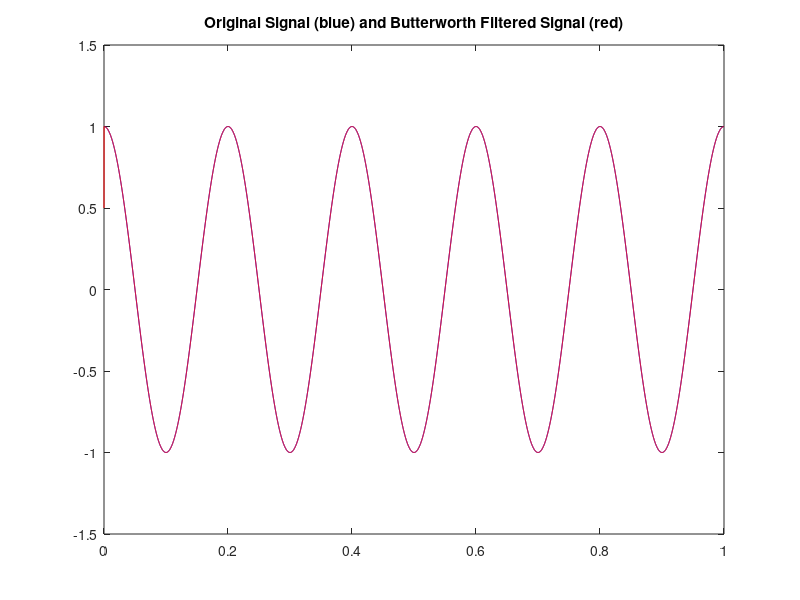

Reproduce this figure in MATLAB. (Note: this script raises an error after producing the figure.)
% Jeff Arata
% 12/28/17
%
% This script looks at the effects of filter order on the phase, group
% delay/time delay, and phase delay of a signal, using a Butterworth
% lowpass filter.


% Notes on IIR filters:
%
% phase response = angle(H); H is complex frequency response
% group delay in samples = -d(phase)/d(w); w is angular frequency
% group delay in words: negative derivative of phase shift
% phase delay = -phase ./ w = -phase ./ (2*pi*f)
% phase delay in words: negative phase shift divided by angular frequency

clear;
clc;


%% Simulation of the effects of the Butterworth Lowpass Filter 

% Here we look at the effects of filtering a signal with a successively
% increasing filter order. We'll plot the original signal and the filtered
% signal on the same plot. We'll choose a lowpass filter with a cutoff
% frequency above those in the signal so that we can see the effects on the
% waveform.

fs = 10000;             % picking a sampling frequency
f = 5;                  % pick a frequency for our signal
t = 0:1/fs:1-1/fs;      % plot over a 1 second interval
x = cos( 2*pi*f*t );    % our signal

IIR_max_order = 60;
cutoff = (fs/4);                 % choose filter cutoff frequency <= fs/2
N = 2048;                        % number of data points wanted
cutoff_idx = round((cutoff/(fs/2))*N + 1);

% initialize
idx_check = round(linspace(1,cutoff_idx,5));
delay_check_matrix = zeros(IIR_max_order,length(idx_check));
phase_check_matrix = zeros(IIR_max_order,length(idx_check));


%% Butterworth Filters

for ii = 1:IIR_max_order
    
    [b,a] = butter(ii, cutoff/(fs/2) ); % Filter coefficients
    y = filter(b,a,x);                  % signal output
    % 1) Signal and Filtered Output
    figure(1)
    plot(t,x,'b', t,y,'r')              % plot input and output of filter
    axis([0 t(end)+1/fs -1.5 1.5])
    title('Original Signal (blue) and Butterworth Filtered Signal (red)')    
    
    % 2) Frequency Response
    figure(2)
    [H,W] = freq_response(b, a, N, fs); % W is true frequency, Hz
    subplot(2,1,1)
    title(['Frequency Response Butterworth Order: ', num2str(ii)])
    subplot(2,1,2)
    axis([0 fs/2 -40 0])
                  
    % Returns group delay in samples and W in Hs
    [D, D_W] = group_delay(b, a, N, fs);
    D = D/fs;   % Group delay in seconds
    % Phase response of the filter
    phase = angle(H);
    phase = unwrap(phase); 
        
    % 3.1) Group Delay in Seconds 
    figure(3)
    subplot(3,1,1)
    plot(D_W, D)
    ylabel('Group Delay, sec')
    title('Group Delay vs. Frequency - Butterworth')
    axis([0 fs/2 0 0.015])
    
    % 3.2) Group Delay in Samples
    sample_delay = D / (1/fs);  % Number of samples delayed per freq.
    figure(3)
    subplot(3,1,2)
    plot(D_W, sample_delay)
    ylabel('# of Samples Delay')
    title('Samples Delayed vs. Frequency - Butterworth')
    axis([0 fs/2 0 150])
    
    % 3.3) Phase Delay in Seconds
    phase_delay = -phase ./ (W*2*pi);   % time delay of phase
    figure(3)                           % multiple by 2*pi for angular frequency
    subplot(3,1,3)
    plot(W, phase_delay)
    xlabel('Frequency, Hz')
    ylabel('Phase Delay, sec')
    title('Phase Delay vs. Frequency - Butterworth')
    axis([0 fs/2 0 0.005])
        
    % For plotting the delay of a few frequencies vs. filter order
    delay_check_matrix(ii,:) = D(idx_check);
    % For plotting the phase shift of a few frequencies vs. filter order
    phase_check_matrix(ii,:) = phase(idx_check);
    
end


% 4.1) Plot delay of certain frequencies vs filter order
figure(4)
subplot(2,1,1)
plot(delay_check_matrix)
title(['Delay in Secs vs. Butterworth Order of ', num2str(length(idx_check)), ' Different Frequencies'])
xlabel('Filter Order')
ylabel('Delay in Seconds')
freq_legend = W(idx_check);
legend(num2str(freq_legend', '%5.0f\n'), 'Location', 'NorthWest')
legend BOXOFF

% 4.2) Plot the change in delay of certain frequencies vs filter order
diff_delay_check_matrix = diff(delay_check_matrix);
figure(4)
subplot(2,1,2)
plot(diff_delay_check_matrix)
title(['Diff of Delay in Secs at ', num2str(length(idx_check)), ' Frequencies vs. Butterworth Order'])
xlabel('Filter Order')
ylabel('Difference of Delay in Seconds')

% Note on Group Delay:
% 
% From these plots, we see that the difference in delay time for
% frequencies in the passband of the Butterworth filter approach different
% constant values with increasing filter order. After an order of 5-10, 
% the group delay seems very close to linear for frequencies in the 
% passband Still, the group delay is not linear overall, as expected for an
% IIR. Finally, the cutoff frequency approaches the highest value for the difference 
%in delay with increasing filter order.


% 5.1) Plot the phase shift vs filter order of certain frequencies
figure(5)
subplot(2,1,1)
plot(phase_check_matrix/pi)
title(['Phase Shift (pi radians) vs. Butterworth Order of ', num2str(length(idx_check)), ' Different Frequencies'])
xlabel('Filter Order')
ylabel('Phase Shift (pi radians)')
freq_legend = W(idx_check);
legend(num2str(freq_legend', '%5.0f\n'), 'Location', 'NorthWest')
legend BOXOFF

% 5.2) Plot the change in phase shift of certain frequencies vs filter order
diff_phase_check_matrix = diff(phase_check_matrix);
figure(5)
subplot(2,1,2)
plot(diff_phase_check_matrix/pi)
title(['Diff of Phase Shift (pi radians) at ', num2str(length(idx_check)), ' Frequencies vs. Butterworth Order'])
xlabel('Filter Order')
ylabel('Difference of Phase Shift (pi radians)')

% Note on Phase Shift:
%
% From these plots, we see that the difference in phase shift for varying
% frequencies in the passband of the Butterworth filter approach constant
% values after a filter order of about 10. So the Phase is approximately
% linear for filter order of 10 or more. Overall, the phase and the 
% difference in phase with each filter order is not linear, as expected for 
% an IIR filter.

% Note on the Cutoff Frequency:
%
% At the cutoff frequency, we see that the phase shift increases by
% approximately pi/4 radians with each filter order, over all filter
% orders!
